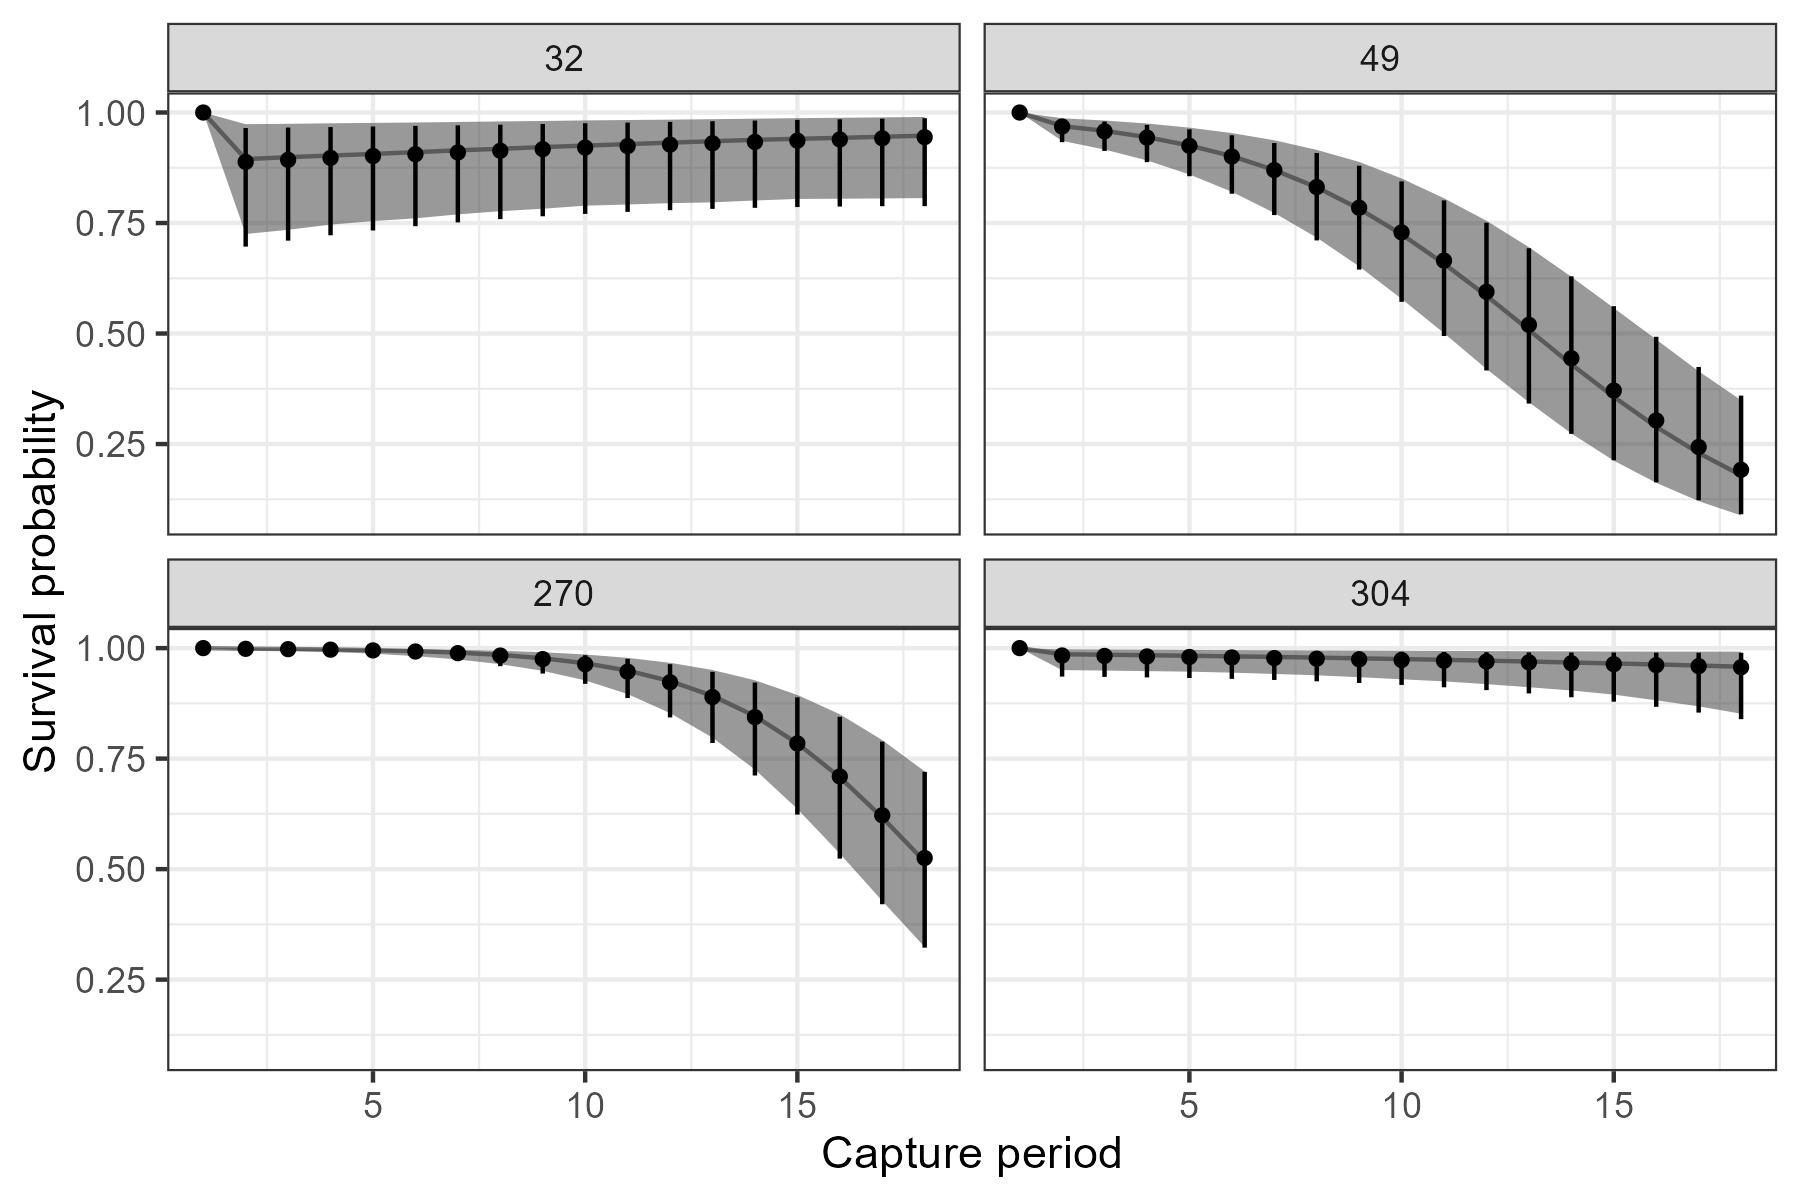

Here is the R script that generated this plot:
library(RTMB)

data <- readRDS('data.RDS')
# Pick some arbitrary birds to examine survival probabilities.
# Makes sense to pick one from each family from a different year
# and survives more than a few periods
library(dplyr)
set.seed(1021)
meta <- with(data, data.frame(id=1:I, family, last, year))
data$id <- group_by(meta, family) |> filter(last > 5) |> slice_sample(n=1) |>
  group_by(year) |> slice_sample(n=1) |> pull(id)

# initial parameter list
pars <- list(logsigmayearphi=1,
       logsigmaphi=-1,
       logsigmap=0,
       a=rep(1,data$K-1), a1=.5,
       b0=rep(3,4), b1=rep(0,4),
       fameffphi_raw=rep(.1,data$nfam),
       fameffp_raw=rep(.1, data$nfam),
       yeareffphi_raw=rep(.1,4))

# The RTMB model
func <- function(pars){
  getAll(pars,data)
  p <- matrix(1, I, K)
  phi <- matrix(0, I, K-1)
  chi <- matrix(1, I, K+1)
  sigmayearphi <- exp(logsigmayearphi)
  sigmaphi <- exp(logsigmaphi)
  sigmap <- exp(logsigmap)
  
  # priors
  nlp <- -sum(dnorm(b0, 0, 5, TRUE))-
    sum(dnorm(b1, 0, 5, TRUE))-
    sum(dnorm(a, 0, 1.5, TRUE))-
    dnorm(a1, 0, 5, TRUE)-
    dcauchy(sigmaphi, 0, 1, TRUE)-
    dnorm(sigmayearphi, 0, 2, TRUE)-
    dcauchy(sigmap, 0, 1, TRUE)
  # Jacobians and hyper distributions
  nll <- -logsigmaphi-logsigmayearphi-logsigmap-
    sum(dnorm(fameffphi_raw, 0, 1, TRUE))-
    sum(dnorm(fameffp_raw,0, 1, TRUE))-
    sum(dnorm(yeareffphi_raw, 0, 1, TRUE))
  for(i in 1:I){
    phi[i,1:(K-1)] <- plogis(a[1:(K-1)] + a1*carez[i] +
                              sigmayearphi*yeareffphi_raw[year[i]] +
                              sigmaphi*fameffphi_raw[family[i]])
    p[i,2:K] <- plogis(b0[year[i]]+ b1[year[i]]*agec[2:K]+
                         sigmap*fameffp_raw[family[i]])
    for(k in K:2){
      chi[i,k] <- (1-phi[i,k-1]) + phi[i,k-1] * (1-p[i,k])*chi[i,k+1]
    }
    chi[i,1] <- (1-p[i,1]) * chi[i,2]
    # likelihood of the data  
    nll <- nll -
      # probability of survival, known alive since k<last
      ifelse(last[i]>1, sum(dbinom(1,1,phi[i,2:last[i]-1],TRUE)),0)-
      # probability of observation given known alive
      sum(dbinom(CH[i,1:last[i]], 1, prob=p[i,1:last[i]], TRUE))-
      #  probability of no observations after time period last
      log(chi[i,last[i]+1])
  }
  nld <- nll+nlp # negative log density
  prep <- p[id,] # report a subset of individuals
  REPORT(prep)
  logit_prep <- log(prep)-log(1-prep)
  ADREPORT(logit_prep)
  REPORT(nld)
  return(nld)
}
func(pars)

obj <- MakeADFun(func, pars, silent=TRUE,
                 random=c("fameffphi_raw", "fameffp_raw", "yeareffphi_raw"))
opt <- with(obj, nlminb(par,fn,gr))
sum(opt$par) #  14.41553
# confidence intervals of survival probailities of selected birds
prep.ml <- summary(sdreport(obj), 'report') |> as.data.frame() |>
  setNames(c('Estimate', 'SE')) |> 
  # CI in logit space
  mutate(lwr=Estimate-1.96*SE, upr=Estimate+1.96*SE) |>
  # CI in natural space
  mutate(Estimate=plogis(Estimate), lwr=plogis(lwr), upr=plogis(upr)) |>
  # add ID data for plotting
  mutate(id=rep(data$id, times=data$K), k=rep(1:data$K, each=length(data$id)))


# Run MCMC on the model
library(adnuts)
mcmc <- sample_sparse_tmb(obj, iter=1500, warmup=500,  seed=1231,
                          control=list(adapt_delta=.99),
                          globals=list(data=data, pars=pars))

# loop through each posterior sample and call report to get
# posterior distributions
post <- extract_samples(mcmc)
prep.all <- list()
for(i in 1:nrow(post)){
  tmp <- obj$report(as.numeric(post[i,]))
  prep.all[[i]] <- reshape2::melt(tmp$prep) |> 
    setNames(c('id', 'k', 'surv_prob')) |>
    cbind(iter=i)
}
prep <- do.call(rbind, prep.all) 
prep$id <- data$id[prep$id]

prep.bayes <- group_by(prep, id, k) |>
  summarize(Estimate=median(surv_prob),
         lwr=quantile(surv_prob, .025),
         upr=quantile(surv_prob, 0.975), .groups='drop')

library(ggplot2)
theme_set(theme_bw())
# Bayesian credible intervals vs asymptotic confidence intervals
g <- ggplot(prep.bayes, aes(k, y=Estimate, ymin=lwr, ymax=upr)) + 
  geom_line(color=gray(.5)) +
  geom_ribbon(alpha=.5) + facet_wrap('id') +
  geom_pointrange(data=prep.ml, fatten = 1, color=1) + 
  labs(x='Capture period', y='Survival probability')
ggsave('swallows.png', g, width=6, height=4, units='in')

